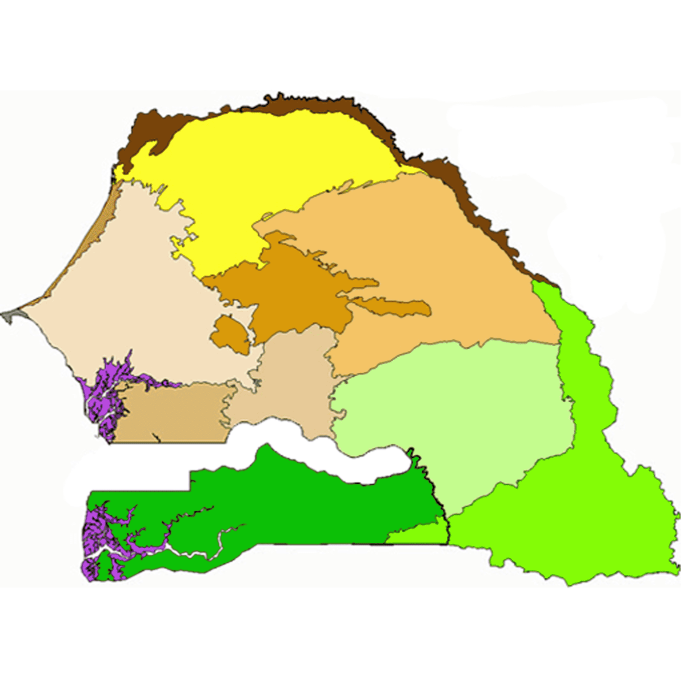
%> input picture mapsdigitized/maps/agroecological.png, 2048 x 2048 px (shown at 1/3 size)
$ octave --eval "mapReader6;"   (GNU Octave 9; MATLAB toolbox functions it lacks are replaced by stand-ins)
%> lines starting %> are read from the running program, lines starting %| are printed output that depends on the picture
function mapReader6


%Init
clc
im = imread('maps/agroecological.png');
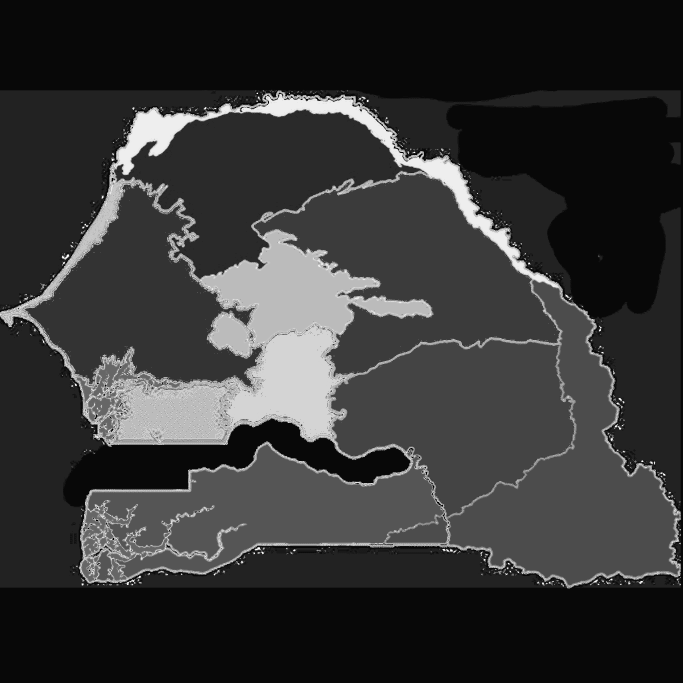
%> im: size 2048x2048 uint8 (shown at 1/3 size); min 0, max 30, mean 6.2; drawn with min black and max white
load('meta/districts.mat');


%Positions
xpos = linspace(-17.52999,-11.348894,2048);
ypos = linspace(12.307808,16.691532,2048);
ypos = flipdim(ypos,2);


%Meshgrid
[Xm,Ym] = meshgrid(1:2048,1:2048);
Xm = reshape(Xm,numel(Xm),1);
Ym = reshape(Ym,numel(Ym),1);


%Loop through districts
imagesc(im);
hold on;
colormap gray;
V = []
X = zeros(2048,2048);
for i=1:123

  %Get data
  loc = outlines(i).X;
  orig = loc;

  %Center and shrink
  meanval = mean(loc);
  loc(:,1) = loc(:,1) - meanval(1);
  loc(:,2) = loc(:,2) - meanval(2);
  loc = loc * 0.5;
  loc(:,1) = loc(:,1) + meanval(1);
  loc(:,2) = loc(:,2) + meanval(2);

  %Correct
  ind = loc2ind(loc);
  ind(:,2) = 1765 - ind(:,2);


  %Get values
  indexes = sub2ind(size(im),ind(:,2),ind(:,1));
  mval = mode(im(indexes));


  %Correct
  ind = loc2ind(orig);
  ind(:,2) = 1765 - ind(:,2);

  if (mval == 1)
    plot(ind(:,1),ind(:,2),'r');
  end
  if (mval == 2)
    plot(ind(:,1),ind(:,2),'b');
  end
  if (mval == 3)
    plot(ind(:,1),ind(:,2),'g');
  end
  if (mval == 4)
    plot(ind(:,1),ind(:,2),'c');
  end
  if (mval == 5)
    plot(ind(:,1),ind(:,2),'m');
  end
  V = [V ; i mval];
end
%> this loop made 123 passes
%> mval on passes 7 to 18: 26, 28, 18, 6, 6, 6, 6, 6, 6, 6, 6, 6
%> (mval, V) on passes 1 to 6: (18, [1 18]), (18, [1 18; 2 18]), (26, [1 18; 2 18; 3 26]), (29, [1 18; 2 18; 3 26; 4 29]), (26, [1 18; 2 18; 3 26; 4 29; 5 26]), (26, [1 18; 2 18; 3 26; 4 29; 5 26; 6 26])
%> after the loop, V = 123 rows, first 12: [1 18; 2 18; 3 26; 4 29; 5 26; 6 26; 7 26; 8 28; 9 18; 10 6; 11 6; 12 6]; ind = 534 rows, first 12: [1477 693; 1481 694; 1483 694; 1486 693; 1491 693; 1492 693; 1493 692; 1495 690; 1495 690; 1498 688; 1499 688; 1501 688]; loc = 534 rows, first 12: [-13.12 15.28; -13.11 15.28; -13.11 15.28; -13.11 15.28; -13.1 15.28; -13.1 15.28; -13.1 15.28; -13.09 15.28; -13.09 15.28; -13.09 15.29; -13.09 15.29; -13.08 15.29]

V
%> `mapReader6;`:
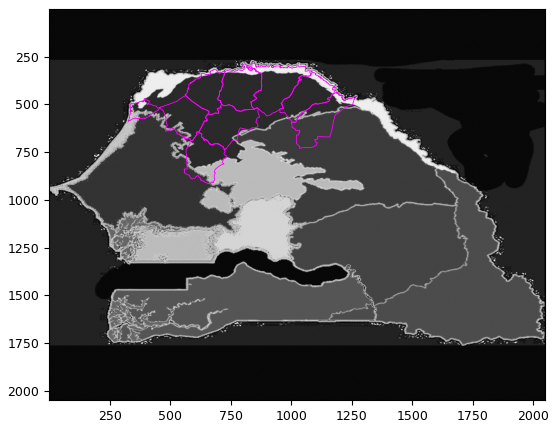
%> figure redrawn from the program's plot data


%------------------------------------------------------------
function ind = loc2ind(loc)

  ind = [];
  loc(:,1) = (loc(:,1) + 17.52999) * 0.1615;
  loc(:,2) = (loc(:,2) - 12.30780) * 0.165;
  ind = round(loc * 2048);
